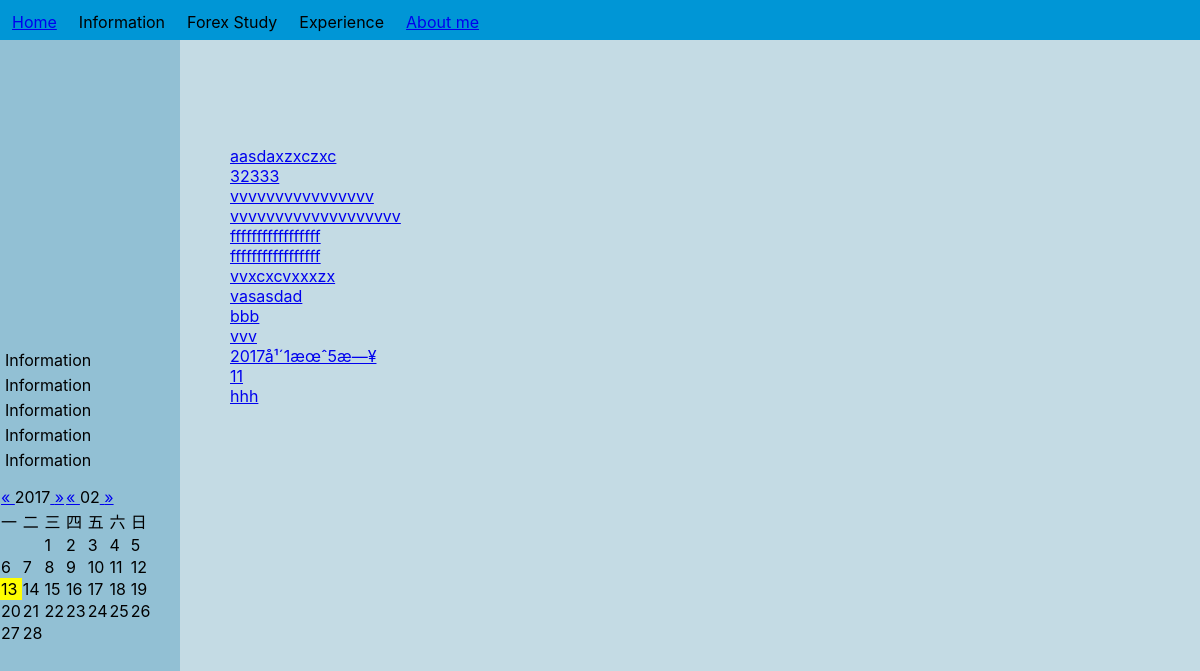
Before: / with the older database file.
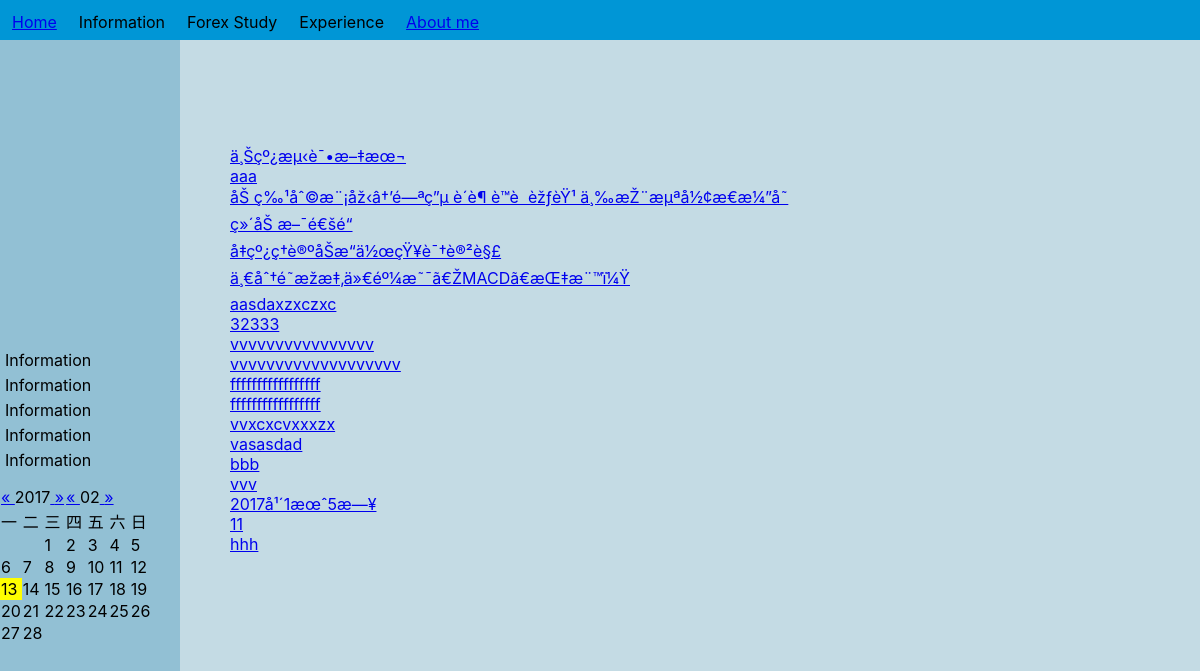
After: the same page with the newer database file.
### tables this page shows
CREATE TABLE `posts` (
  `post_id` int(11) NOT NULL,
  `title` text NOT NULL,
  `content` text NOT NULL,
  `post_date` date NOT NULL
);

### pages/list.php (the view, shortened to what this page needs)
<!DOCTYPE html>
<ul>
        <?php
          $dbconn = new DBConn();
          $mysqli = $dbconn->getBlogConn();
          $sql = $sql = "SELECT post_id, title, post_date FROM `posts` where title != '' order by post_date desc";
          $result=$mysqli->query($sql);
          while($row=$result->fetch_array()){
            echo "<li>";
            echo "<a href='detail.php?id=" . $row["post_id"] . "'>" . $row['title'] . "</a>";
            echo "</li>";
          }
        ?>
</ul>

### index.php (shortened to what this page needs)
<html>
  <?php
    $pageName = 'pages/list.php';
  ?>
  <head>
    <link rel="stylesheet"  href="css/global.css" />
  </head>
  <body>
    <?php
      include "common/left.html";
    ?>
    <article class="content">
      <div class="content_body">
        <?php include  $pageName; ?>
      </div>
    </article>
  </body>
</html>

### common/calendar.php (shortened to what this page needs)
<?php
class Calendar {
	static function generate() {
		$timestamp = time();
		$n_year  = gmdate("Y", $timestamp);
		$n_year2 = gmdate("Y", $timestamp);
		$n_month = gmdate("m", $timestamp);
		$time    = gmdate("Ymd", $timestamp);
		$m  = $n_month - 1;
		$mj = $n_month + 1;
		$m  = ($m < 10) ? '0' . $m : $m;
		$mj = ($mj < 10) ? '0' . $mj : $mj;
		$calendar ="<table class=\"calendartop\" cellspacing=\"0\"><tr>
		<td><a href=\"javascript:void(0);\" onclick=\"sendinfo('#','calendar');\"> &laquo; </a>$n_year2<a href=\"javascript:void(0);\" onclick=\"sendinfo('#','calendar');\"> &raquo; </a></td>
		<td><a href=\"javascript:void(0);\" onclick=\"sendinfo('#','calendar');\"> &laquo; </a>$n_month<a href=\"javascript:void(0);\" onclick=\"sendinfo('#','calendar');\"> &raquo; </a></td>
		</tr></table>
		<table class=\"calendar\" cellspacing=\"0\">
		<tr><td class=\"week\">一</td><td class=\"week\">二</td><td class=\"week\">三</td><td class=\"week\">四</td><td class=\"week\">五</td><td class=\"week\">六</td><td class=\"sun\">日</td></tr>";
		$week = @gmdate("w",gmmktime(0,0,0,$n_month,1,$n_year));
		$lastday = @gmdate("t",gmmktime(0,0,0,$n_month,1,$n_year));
		$lastweek = @gmdate("w",gmmktime(0,0,0,$n_month,$lastday,$n_year));
		$j = 1;
		$w = 7;
		$isend = false;
		for ($i = 1;$i <= 6;$i++) {
			if ($isend || ($i == 6 && $lastweek==0)) {
				break;
			}
			$calendar .= '<tr>';
			for ($j ; $j <= $w; $j++) {
				if ($j < $week) {
					$calendar.= '<td>&nbsp;</td>';
				} elseif ( $j <= 7 ) {
					$r = $j - $week + 1;
					$n_time = $n_year . $n_month . '0' . $r;
          if ($n_time == $time) {
						$calendar .= '<td class="day" style="background-color:yellow">'. $t .'</td>';
					} else {
            $calendar.= '<td>'. $r .'</td>';
          }
				} else {
					$t = $j - ($week - 1);
					if ($t > $lastday) {
						$isend = true;
						$calendar .= '<td>&nbsp;</td>';
					} else {
            $t < 10 ? $n_time = $n_year . $n_month . '0' . $t : $n_time = $n_year . $n_month . $t;
            if($n_time == $time) {
							$calendar .= '<td class="day" style="background-color:yellow">'. $t .'</td>';
						} else {
              $calendar .= '<td>'.$t.'</td>';
            }
					}
				}
			}
			$calendar .= '</tr>';
			$w += 7;
		}
		$calendar .= '</table>';
		echo $calendar;
	}
}
?>
<div>
  <?php echo Calendar::generate(); ?>
</div>

### css/global.css (style rules this page uses)
li { display: list-item; }
ul { list-style-type: none; }
#price_box { margin-right: 5px; margin-left: 5px; display:block; overflow-x: auto; height: 300px; font-size: x-small; word-wrap: break-word; }
#left { position:fixed; padding-top:45px; float: left; width:180px; height: 800px; background-color: #92c0d4; }
#left ul { padding-left: 0px; margin-left:5px; margin-top:5px; }
#left li { margin-top:5px; }
.content { padding-top:45px; padding-left: 180px; margin-left: 10px; height: 800px; overflow-y: auto; background-color: #c4dbe4; }
.content_body { overflow-wrap: normal; position:fixed; width:90%; margin-top:5px; top: 125px; overflow-y:auto; height:700px; }
body { margin:0px; font-family: -apple-system, BlinkMacSystemFont, "Segoe UI", Helvetica, Arial, sans-serif, "Apple Color Emoji", "Segoe UI Emoji", "Segoe UI Symbol" }
.header { top:0; left:0; width:100%; height:40px; max-width: 100%; min-width:768px; background-color: #0096D6; z-index:9; position: fixed; }
.header td { padding:10px; }

Changed rows visible on the page:
added posts: title "ä¸Šçº¿æµ‹è¯•æ–‡æœ¬"
added posts: title "aaa"
added posts: title "åŠ ç‰¹åˆ©æ¨¡åž‹â†’é—ªç”µ è´è¶ è™è èžƒèŸ¹ ä¸‰æŽ¨æµªå½¢æ€æ¼”å˜"
added posts: title "ç»´åŠ æ–¯é€šé“"
added posts: title "å‡çº¿ç†è®ºåŠæ“ä½œçŸ¥è¯†è®²è§£"
added posts: title "ä¸€åˆ†é˜æžæ‡‚ä»€éº¼æ˜¯ã€ŽMACDã€æŒ‡æ¨™ï¼Ÿ"
